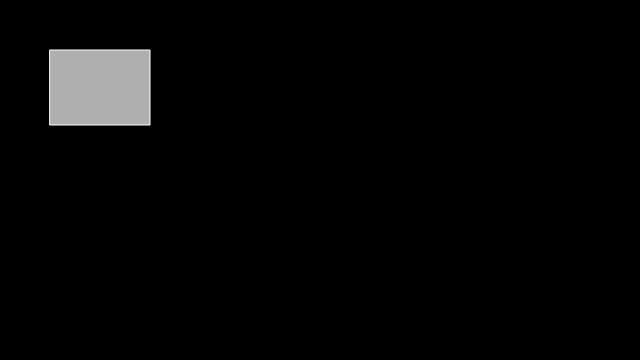
Frame 1 (no input)
Frame 60 (no input): identical to frame 1, image omitted
Frame 120 (the mouse pressed at the canvas centre since frame 60): identical to frame 1, image omitted

The p5.js sketch that drew this single still picture (run headless with seeded random() and noise() and a simulated clock; from frame 60 on, the mouse is pressed at the canvas centre):

// p5.js sketch
// ── sketch.js
// Learning Processing
// Daniel Shiffman
// http://www.learningprocessing.com

// Example 5-5: Button as switch
var button = false;

var x = 50;
var y = 50;
var w = 100;
var h = 75;

function setup() {
  createCanvas(640,360); 
}

function draw() {
  if (button) {
    background(255);
    stroke(0);
  } else {
    background(0);
    stroke(255);
  }
  
  fill(175);
  rect(x,y,w,h);
}

// When the mouse is pressed, the state of the button is toggled.   
// Try moving this code to draw() like in the rollover example.  What goes wrong?
function mousePressed() {
  if (mouseX > x && mouseX < x+w && mouseY > y && mouseY < y+h) {
    button = !button;
  }  
}
